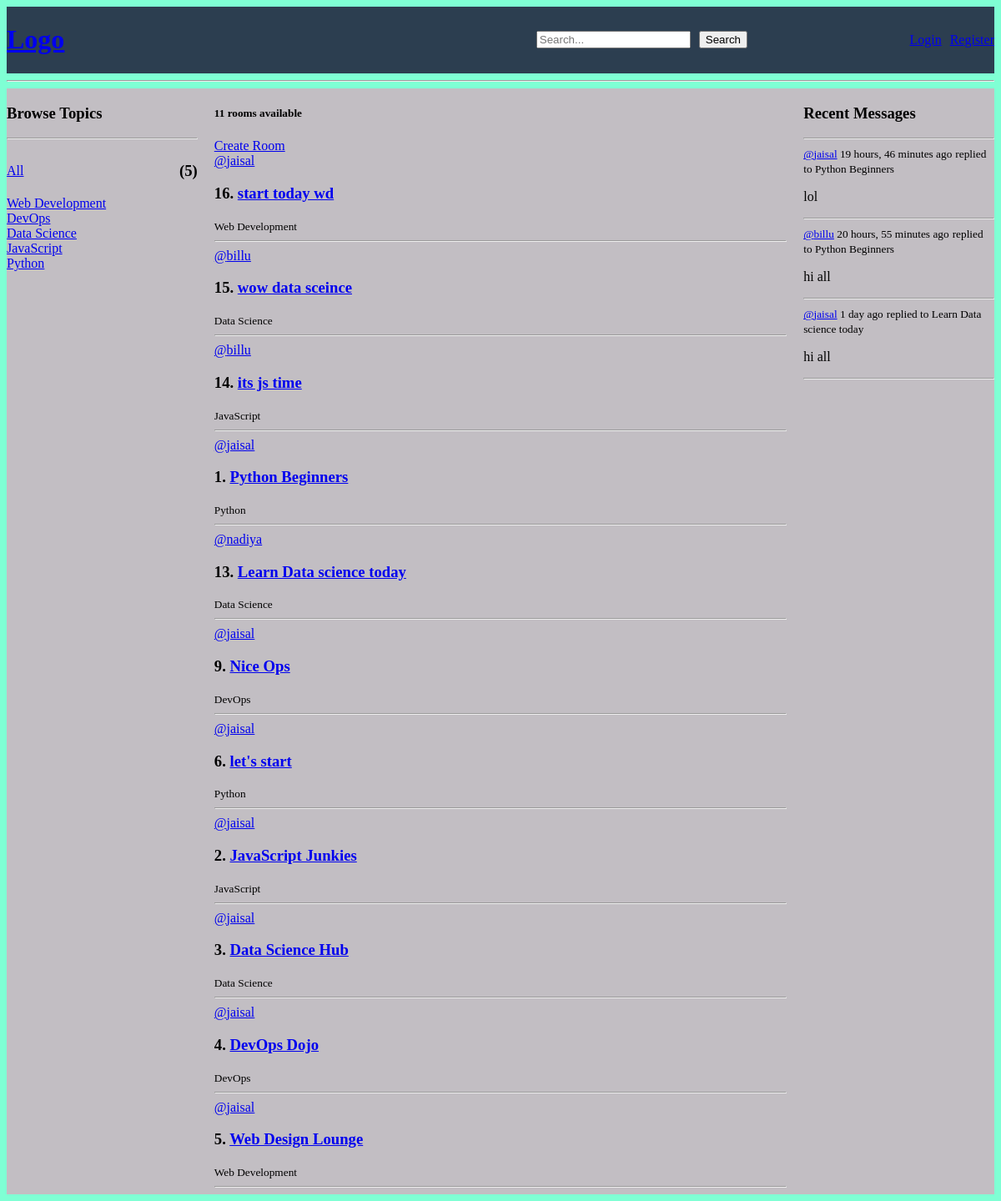
The page / on the database its author committed.
### base/models.py (models this page shows)
class Topic(models.Model):
    name = models.CharField(max_length=200)
    def __str__(self):
        return self.name

class Room(models.Model):
    host = models.ForeignKey(User, on_delete=models.CASCADE, null=True)
    topic = models.ForeignKey(Topic, on_delete=models.SET_NULL, null=True)
    name = models.CharField(max_length=200)
    description = models.TextField(blank=True, null=True)
    participants = models.ManyToManyField(User, related_name='participants', blank=True)
    updated = models.DateTimeField(auto_now=True)
    created = models.DateTimeField(auto_now_add=True)
    class Meta:
        ordering = ['-updated', '-created']
    def __str__(self):
        return self.name

class Message(models.Model):
    user = models.ForeignKey(User, on_delete=models.CASCADE)
    room = models.ForeignKey(Room, on_delete=models.CASCADE)
    body = models.TextField()
    updated = models.DateTimeField(auto_now=True)
    created = models.DateTimeField(auto_now_add=True)
    class Meta:
        ordering = ['-updated', '-created']
    def __str__(self):
        return self.body[0:50]  # Return the first 50 characters of the message body

### base/views.py (the view)
# urls.py: path('', views.home, name='home'),  # Home page
def home(request):
    q = request.GET.get('q') if request.GET.get('q') != None else ''  # Get the query parameter 'q' from the request
    rooms = Room.objects.filter(Q(topic__name__icontains=q)|Q(name__icontains=q)|Q(description__icontains=q))  # Fetch all rooms from the database
    specific_room_count = rooms.count()  # Count the number of rooms that match the query
    topics = Topic.objects.all()  # Fetch all topics from the database (if needed)
    topics_count = topics.count()  # Count the number of topics
    room_messages = Message.objects.filter(Q(room__topic__name__icontains=q))  # Fetch messages related to the rooms that match the query
    context = {'rooms': rooms, 'topics': topics, 'topics_count':topics_count,
               'specific_room_count':specific_room_count, 'room_messages':room_messages}  # Prepare context with rooms
    return render(request, 'base/home.html', context)

### base/templates/base/home.html (shortened to what this page needs)
{% extends "main.html" %} {% block content %}
<div class="home-container">
  <div>{% include 'base/topics_component.html' %}</div>
  <div>
    <div>
      <h5>{{specific_room_count}} rooms available</h5>
      <a href="{% url 'create-room' %}">Create Room</a>
    </div>
    <div>{% include 'base/feed_component.html' %}</div>
  </div>
  <div>{% include 'base/activity_component.html' %}</div>
</div>
{% endblock content %}

### base/templates/base/topics_component.html (shortened to what this page needs)
<h3>Browse Topics</h3>
<hr />
<div class="all-alone">
  <a href="{%url 'home' %}">All</a>
  <h3>({{topics_count}})</h3>
</div>
{% for topic in topics %}
<div>
  <a href="{%url 'home' %}?q={{topic.name}}">{{topic.name}}</a>
</div>
{% endfor %}

### base/templates/base/feed_component.html (shortened to what this page needs)
{% for room in rooms %}
<div>
  <a href="{% url 'user-profile' room.host.id %}">@{{room.host.username}}</a>
  <h3>{{room.id}}. <a href="/room/{{room.id}}">{{room.name}}</a></h3>
  <small>{{room.topic}}</small>
  <hr />
</div>
{% endfor %}

### base/templates/base/activity_component.html (shortened to what this page needs)
<h3>Recent Messages</h3>
<hr />
{% for message in room_messages %}
<div>
  <small
    ><a href="{% url 'user-profile' message.user.id %}">@{{message.user}}</a>
    {{message.created|timesince}} ago</small
  >
  <small>replied to {{message.room}}</small>
  <p>{{message}}</p>
  <hr />
</div>
{% endfor %}

### static/styles/main.css (style rules this page uses)
body { background-color: aquamarine; }

### base/templates/base/home.html (style rules this page uses)
.home-container { display: grid; grid-template-columns: 1fr 3fr 1fr; gap: 20px; background-color: rgb(194, 190, 195); }

### base/templates/base/topics_component.html (style rules this page uses)
.all-alone { display: flex; justify-content: space-between; align-items: center; width: 100%; }

### rows shown on the page
Topic: name "Web Development"
Topic: name "DevOps"
Topic: name "Data Science"
Topic: name "JavaScript"
Topic: name "Python"
Room: host.username "jaisal", id "16", name "start today wd", topic "Web Development"
Room: host.username "billu", id "15", name "wow data sceince", topic "Data Science"
Room: host.username "billu", id "14", name "its js time", topic "JavaScript"
Room: host.username "jaisal", id "1", name "Python Beginners", topic "Python"
Room: host.username "nadiya", id "13", name "Learn Data science today", topic "Data Science"
Room: host.username "jaisal", id "9", name "Nice Ops", topic "DevOps"
Room: host.username "jaisal", id "6", name "let's start", topic "Python"
Room: host.username "jaisal", id "2", name "JavaScript Junkies", topic "JavaScript"
Room: host.username "jaisal", id "3", name "Data Science Hub", topic "Data Science"
Room: host.username "jaisal", id "4", name "DevOps Dojo", topic "DevOps"
Room: host.username "jaisal", id "5", name "Web Design Lounge", topic "Web Development"
Message: user "jaisal", created "19 hours, 46 minutes", room "Python Beginners", body "lol"
Message: user "billu", created "20 hours, 55 minutes", room "Python Beginners", body "hi all"
Message: user "jaisal", created "1 day", room "Learn Data science today", body "hi all"

### other values the page prints
{{ topics_count }} "5"
{{ specific_room_count }} "11"
